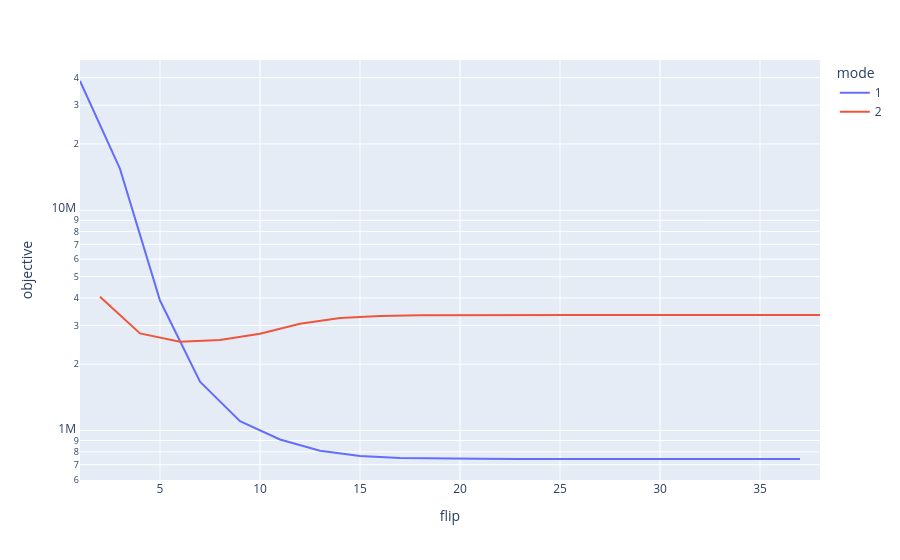

Write notebook code for a chart like this one.
### Code cell
px.line(df, x='flip', y='objective', log_y=True, color='mode')

### Figure 1 — Plotly figure (JSON) as saved in the notebook; plotly's stock layout.template omitted (floating-point values rounded to 4 significant figures)
{"data": [{"hovertemplate": "mode=1<br>flip=%{x}<br>objective=%{y}<extra></extra>", "legendgroup": "1", "line": {"color": "#636efa", "dash": "solid"}, "marker": {"symbol": "circle"}, "mode": "lines", "name": "1", "orientation": "v", "showlegend": true, "type": "scatter", "x": [1, 3, 5, 7, 9, 11, 13, 15, 17, 19, 21, 23, 25, 27, 29, 31, 33, 35, 37], "xaxis": "x", "y": [38620000.0, 15400000.0, 3890000.0, 1667000.0, 1103000.0, 909700.0, 809600.0, 766100.0, 750700.0, 745200.0, 743300.0, 742600.0, 742400.0, 742300.0, 742200.0, 742200.0, 742200.0, 742200.0, 742200.0], "yaxis": "y"}, {"hovertemplate": "mode=2<br>flip=%{x}<br>objective=%{y}<extra></extra>", "legendgroup": "2", "line": {"color": "#EF553B", "dash": "solid"}, "marker": {"symbol": "circle"}, "mode": "lines", "name": "2", "orientation": "v", "showlegend": true, "type": "scatter", "x": [2, 4, 6, 8, 10, 12, 14, 16, 18, 20, 22, 24, 26, 28, 30, 32, 34, 36, 38], "xaxis": "x", "y": [4050000.0, 2759000.0, 2531000.0, 2574000.0, 2748000.0, 3049000.0, 3240000.0, 3308000.0, 3332000.0, 3340000.0, 3343000.0, 3344000.0, 3344000.0, 3344000.0, 3344000.0, 3344000.0, 3344000.0, 3344000.0, 3344000.0], "yaxis": "y"}], "layout": {"legend": {"title": {"text": "mode"}, "tracegroupgap": 0}, "margin": {"t": 60}, "xaxis": {"anchor": "y", "domain": [0, 1], "title": {"text": "flip"}}, "yaxis": {"anchor": "x", "domain": [0, 1], "title": {"text": "objective"}, "type": "log"}}}
